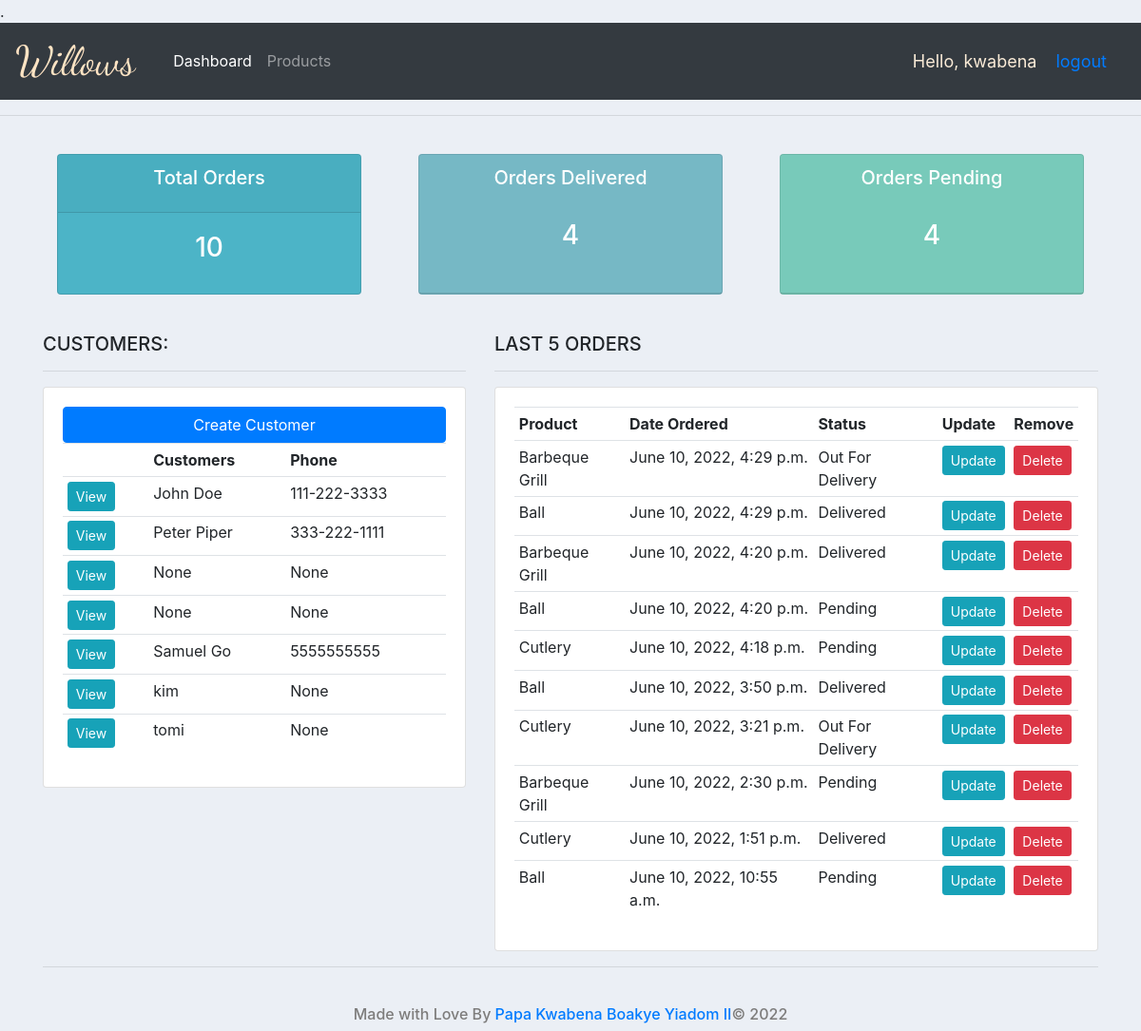
The app's page / (signed in) with its own data.
### accounts/models.py (models this page shows, shortened)
class Customer(models.Model):
    user = models.OneToOneField(User, on_delete=models.CASCADE, null=True, blank=True)
    name = models.CharField(max_length=255, null=True)
    phone = models.CharField(max_length=255, null=True)
    email = models.CharField(max_length=255, null=True)
    profile_pic = models.ImageField(default="blank-profile-picture.png", null=True, blank=True,)
    date_created = models.DateTimeField(auto_now_add=True, null=True )

class Order(models.Model):
    STATUS = (
        ("Pending", "Pending"),
        ("Out For Delivery", "Out For Delivery"),
        ("Delivered", "Delivered")
    )
    customer = models.ForeignKey(Customer, null=True, on_delete=models.SET_NULL)
    product = models.ForeignKey(Product, null=True, on_delete = models.SET_NULL)
    date_created = models.DateTimeField(auto_now_add=True, null=True, blank=True)
    status = models.CharField(max_length=255, null=True, choices=STATUS)
    note = models.CharField(max_length=255, null=True, blank=True)

class Product(models.Model):
    CATEGORY = (
        ("Indoor", "Indoor"),
        ("Outdoor", "Outdoor")
    )
    name = models.CharField(max_length=255, null=True)
    price = models.FloatField(null=True)
    category = models.CharField(max_length=255, choices=CATEGORY)
    description = models.CharField(max_length=255, null=True, blank=True)
    date_created = models.DateField(auto_now_add=True, null=True)
    thumbnail = models.ImageField(default='gift.jpg')
    tag = models.ManyToManyField(Tag)
    def __str__(self):
        return str(self.name)

### accounts/decorators.py (the view)
    def wrapper_func(request, *args, **kwargs):
        group = None
        if request.user.groups.exists():
            group = request.user.groups.all()[0].name
        if group == "customer":
            return redirect('user-profile')
        if group == "admin":
            return view_func(request, * args, **kwargs)

### accounts/views.py (called while the page is built)
@login_required(login_url='login')
@admin_only
def Home(request):
    orders = Order.objects.all().order_by("-date_created")
    customers = Customer.objects.all()
    total_customers = customers.count()
    total_orders = orders.count()
    delivered = orders.filter(status='Delivered').count()
    pending = orders.filter(status='Pending').count()
    context = {"orders": orders,
               "customers": customers,
               "total_customers": total_customers,
               "total_orders": total_orders,
               "delivered": delivered,
               "pending": pending}
    return render(request, 'accounts/dashboard.html', context)

### templates/accounts/dashboard.html
{% extends 'main.html' %} {% block title %}Dashboard{% endblock title %}
{%block content %} {% include 'accounts/status.html' %}
<br />
<div class="row">
  <div class="col-md-5">
    <h5>CUSTOMERS:</h5>
    <hr />
    <div class="card card-body">
      <a href="" class="btn btn-primary">Create Customer</a>
      <table class="table table-sm">
        <tr>
          <th></th>
          <th>Customers</th>
          <th>Phone</th>
        </tr>
        {% for customer in customers %}
        <tr>
         <td><a class="btn btn-sm btn-info" href="{% url 'custumer' customer.id %} ">View</a></td>
          <td>{{customer.name}}</td>
          <td>{{customer.phone}}</td>
        </tr>
        {% endfor %}
      </table>
    </div>
  </div>
  <div class="col-md-7">
    <h5>LAST 5 ORDERS</h5>
    <hr />
    <div class="card card-body">
      <table class="table table-sm">
        <tr>
          <th>Product</th>
          <th>Date Ordered</th>
          <th>Status</th>
          <th>Update</th>
          <th>Remove</th>
        </tr>
         {% for order in orders %}
                <tr>
                    <td>{{order.product}}</td>
                    <td>{{order.date_created}}</td>
                    <td>{{order.status}}</td>
                    <td><a class="btn btn-sm btn-info" href="{% url 'update_order' order.id  %} ">Update</a></td>
                    <td><a class="btn btn-sm btn-danger" href="{% url 'delete_order' order.id  %} ">Delete</a></td>
                </tr>
            {% endfor %}
      </table>
    </div>
  </div>
</div>
{% endblock content %}

### templates/main.html (shortened to what this page needs)
{% load static %}
<!DOCTYPE html>
<html lang="en">
<head>
    <link rel="stylesheet" href="https://cdn.jsdelivr.net/npm/bootstrap@4.0.0/dist/css/bootstrap.min.css">
    <link rel="stylesheet" href="{% static 'css/styles.css' %}">
</head>
<body>
    .{% include 'navbar.html' %}
    <hr>
    <br>
<div class="container">
    {% block content %}{% endblock content %}
    <hr>
    <br>
</div>
<footer style="text-align: center; margin-bottom: 0; color: rgb(125, 124, 123);"><h6>Made with Love By <a style="text-decoration: none;" target="_blank" href="https://github.com/Kingkobi01">Papa Kwabena Boakye Yiadom II</a>© 2022
    </h6></footer>
</body>
</html>

### templates/navbar.html (shortened to what this page needs)
{% load static %}
<nav class="navbar navbar-expand-lg navbar-dark bg-dark">
    <a style="font-family: 'Dancing Script', cursive; font-size: 2.7em; text-decoration: none; color: bisque; margin-right: 2rem;" href="{% url 'home' %}">Willows</a>
    <div class="collapse navbar-collapse" id="navbarNav">
        <ul class="navbar-nav">
            {% if request.user.is_staff %}
            <li class="nav-item active">
                <a class="nav-link" href="{% url 'home' %} ">Dashboard</a>
            </li>
            <li class="nav-item">
                <a class="nav-link" href="{% url 'products' %} ">Products</a>
            </li>
            {% else %}
             <li class="nav-item">
                <a class="nav-link" href="{% url 'account' %}">Settings</a>
            </li>
            {% endif %}
        </ul>
    </div>
    <span id="hello-msg">Hello, {{request.user.username}}</span>
    <span id="hello-msg"><a  href="{% url 'logout'%}">logout</a></span>
</nav>

### templates/accounts/status.html
<div class="row">
    <div class="col">
        <div class="col-md">
            <div class="card text-center text-white mb-3" id="total-orders">
                <div class="card-header">
                    <h5 class="card-title">Total Orders</h5>
                </div>
                <div class="card-body">
                    <h3 class="card-title">{{total_orders}}</h3>
                </div>
            </div>
        </div>
    </div>
    <div class="col">
        <div class="col-md">
            <div class="card text-center text-white mb-3" id="orders-delivered">
                <div class="card-header">
                    <div class="card-title">
                        <h5>Orders Delivered</h5>
                    </div>
                    <div class="card-body">
                        <h3 class="card-title">{{delivered}}</h3>
                    </div>
                </div>
            </div>
        </div>
    </div>
    <div class="col">
        <div class="col-md">
            <div class="card text-center text-white mb-3" id="orders-pending">
                <div class="card-header">
                    <div class="card-title">
                        <h5>Orders Pending</h5>
                    </div>
                    <div class="card-body">
                        <h3 class="card-title">{{pending}}</h3>
                    </div>
                </div>
            </div>
        </div>
    </div>
</div>

### static/css/styles.css (style rules this page uses)
body { background-color: #ebeff5; }
#total-orders { background-color: #4cb4c7; }
#orders-delivered { background-color: #7abecc; }
#orders-pending { background-color: #7CD1C0; }
footer { text-align: center; margin-bottom: 0; }

### templates/navbar.html (style rules this page uses)
#hello-msg { font-size: 18px; color: antiquewhite; margin-right: 20px; }

### records on screen
Customer: name "John Doe", phone "111-222-3333"
Customer: name "Peter Piper", phone "333-222-1111"
Customer: name "None", phone "None"
Customer: name "None", phone "None"
Customer: name "Samuel Go", phone "5555555555"
Customer: name "kim", phone "None"
Customer: name "tomi", phone "None"
Order: product "Barbeque Grill", date_created "June 10, 2022, 4:29 p.m.", status "Out For Delivery"
Order: product "Ball", date_created "June 10, 2022, 4:29 p.m.", status "Delivered"
Order: product "Barbeque Grill", date_created "June 10, 2022, 4:20 p.m.", status "Delivered"
Order: product "Ball", date_created "June 10, 2022, 4:20 p.m.", status "Pending"
Order: product "Cutlery", date_created "June 10, 2022, 4:18 p.m.", status "Pending"
Order: product "Ball", date_created "June 10, 2022, 3:50 p.m.", status "Delivered"
Order: product "Cutlery", date_created "June 10, 2022, 3:21 p.m.", status "Out For Delivery"
Order: product "Barbeque Grill", date_created "June 10, 2022, 2:30 p.m.", status "Pending"
Order: product "Cutlery", date_created "June 10, 2022, 1:51 p.m.", status "Delivered"
Order: product "Ball", date_created "June 10, 2022, 10:55 a.m.", status "Pending"

### other values on screen
{{ request.user.username }} "kwabena"
{{ total_orders }} "10"
{{ delivered }} "4"
{{ pending }} "4"
